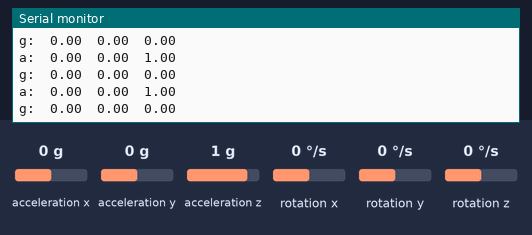
A sketch run on a simulated Arduino Uno, built for the host (arithmetic inside an expression is 32-bit, double 64-bit). Shown: the last lines printed to the serial monitor. The test bench sets the inputs (shaded band); at power-on: acceleration x 0 g, acceleration y 0 g, acceleration z 1 g, rotation x 0 °/s, rotation y 0 °/s, rotation z 0 °/s.

Above: at 1.2 s.
1.3 s: acceleration x set to -1.4 g
At 1.32 s:
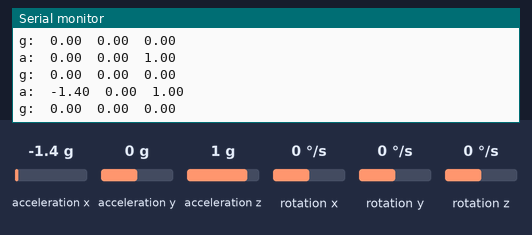
2.8 s: acceleration y set to -1.4 g
At 2.83 s:
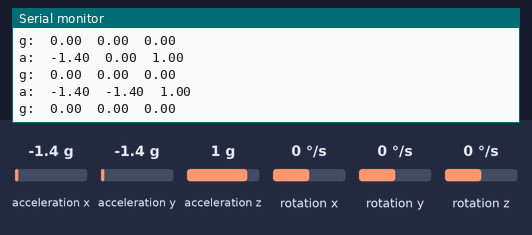
4.3 s: acceleration z set to -1.4 g
At 5.35 s:
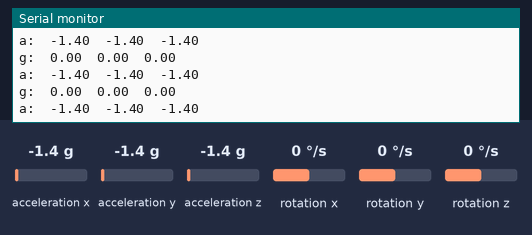
5.8 s: rotation x set to -192 °/s
At 5.86 s:
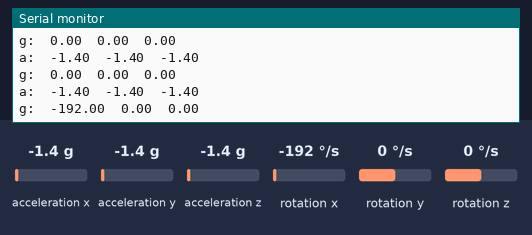
7.3 s: rotation y set to -192 °/s
At 7.37 s:
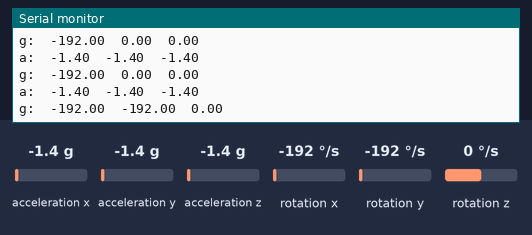

Measured:
- after the input at 1.3 s, the serial monitor: prints a new line at once (image 1)
- after the input at 2.8 s, the serial monitor: prints a new line at once (image 2)
- after the input at 4.3 s, the serial monitor: prints a new line at once (image 3)
- after the input at 5.8 s, the serial monitor: prints a new line after 0.05 s (image 4)
- after the input at 7.3 s, the serial monitor: prints a new line after 0.07 s (image 5)

The sketch:

IMUScaledRead.ino
```cpp
#include "CurieIMU.h"

float ax, ay, az;   // scaled accelerometer values
float gx, gy, gz;   // scaled gyroscope values

void setup() {
  Serial.begin(9600); // initialize Serial communication
  while (!Serial);    // wait for the serial port to open

  // initialize device
  Serial.println("Initializing IMU device...");
  CurieIMU.begin();

  // Set the accelerometer range to 2G
  CurieIMU.setAccelerometerRange(2);

  // Set the accelerometer range to 250 degrees/second
  CurieIMU.setGyroRange(250);
}

void loop() {
  // read accelerometer measurements from device, scaled to the configured range
  CurieIMU.readAccelerometerScaled(ax, ay, az);

  // read gyro measurements from device, scaled to the configured range
  CurieIMU.readGyroScaled(gx, gy, gz);

  // display tab-separated accelerometer x/y/z values
  Serial.print("a:\t");
  Serial.print(ax);
  Serial.print("\t");
  Serial.print(ay);
  Serial.print("\t");
  Serial.print(az);
  Serial.println();

  // display tab-separated accelerometer x/y/z values
  Serial.print("g:\t");
  Serial.print(gx);
  Serial.print("\t");
  Serial.print(gy);
  Serial.print("\t");
  Serial.print(gz);
  Serial.println();

  Serial.println();

  delay(100);
}
```
